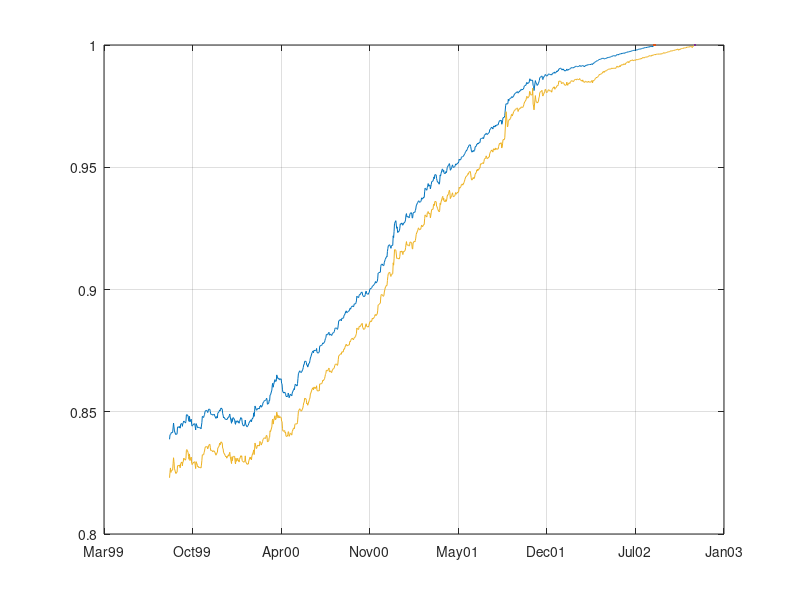

Here is the MATLAB script that generated this plot:
% this script shows that zero-bond prices cannot be market invariants because 
% their time series converges to a deterministic value at maturity
% see "Risk and Asset Allocation"-Springer (2005), by A. Meucci

clc; close all; clear;

Start='15-Aug-1999';

%%%%%%%%%%%%%%%%%%%%%%%%%%%%%%%%%%%%%%%%%%%%%%%%%%%%%%%%%%%%%%%%%%%%%%%%%%%%%%%%%%%%%%%%%%%%%%%%%%%%%%%%%%%%%%%%%%%%%%%%%%%
% analysis with specific bonds

load('DB_FixedIncome'); % loads structures of specific bonds:  Aug_15_2002, Aug_31_2002 and Nov_15_2002
                        %     with fields:  Expiry: (e.g. 731443), Dates (vector of double) and Yields (vector of double)

Times=find(Aug_15_2002.Dates  >= datenum(Start));
Aug_15_2002.Dates=Aug_15_2002.Dates(Times);
Aug_15_2002.Yields=Aug_15_2002.Yields(Times);
% compute price of zero-coupon equivalent
Aug_15_2002.ZeroPrices = exp(-Aug_15_2002.Yields.*(Aug_15_2002.Expiry-Aug_15_2002.Dates)/365);

Times=find(Nov_15_2002.Dates  >= datenum(Start));
Nov_15_2002.Dates=Nov_15_2002.Dates(Times);
Nov_15_2002.Yields=Nov_15_2002.Yields(Times);
% compute price of zero-coupon equivalent
Nov_15_2002.ZeroPrices = exp(-Nov_15_2002.Yields.*(Nov_15_2002.Expiry-Nov_15_2002.Dates)/365);

% plot series
figure
h=plot(Aug_15_2002.Dates,Aug_15_2002.ZeroPrices);
hold on
h=plot(Aug_15_2002.Expiry,1,'.');
hold on
h=plot(Nov_15_2002.Dates,Nov_15_2002.ZeroPrices);
hold on
h=plot(Nov_15_2002.Expiry,1,'.');
datetick('x','mmmyy','keeplimits','keepticks');
grid on
